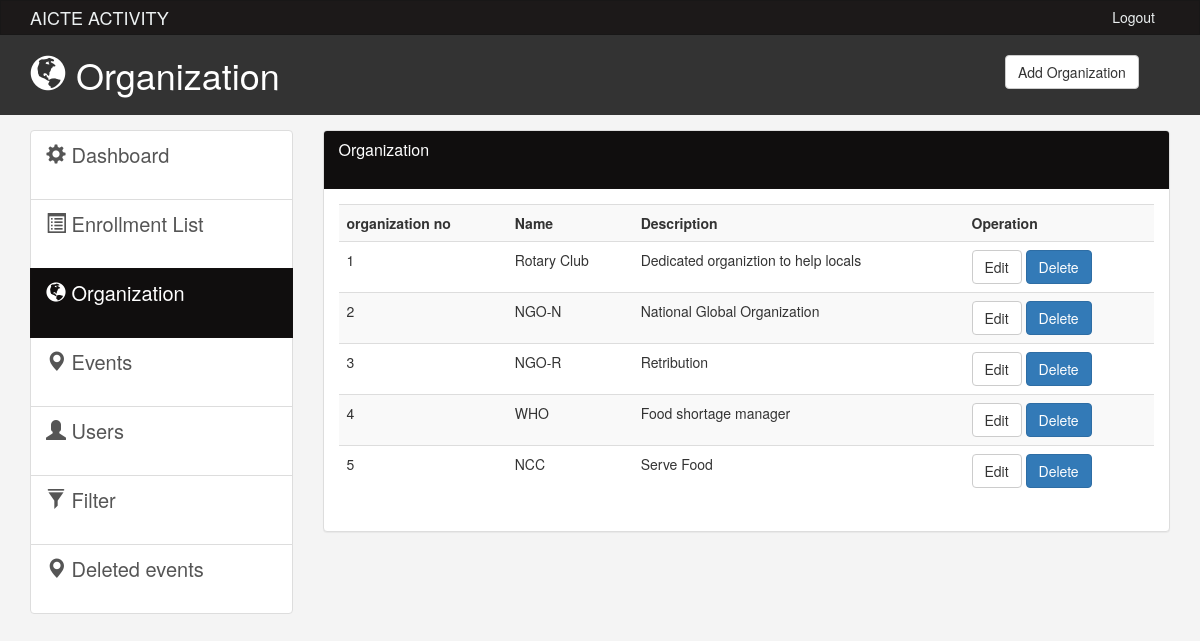
Page /admin/organizations.php on the committed database.
### tables this page shows
CREATE TABLE `organization` (
  `id` int(1) NOT NULL,
  `name` varchar(25) NOT NULL,
  `description` varchar(100) NOT NULL
);

### admin/organizations.php (the view, shortened to what this page needs)
<!DOCTYPE html>
<html lang="en">
  <head>
    <link href="css/bootstrap.min.css?v=<?php echo time(); ?>" rel="stylesheet">
    <link href="css/style.css?v=<?php echo time(); ?>" rel="stylesheet">
  </head>
  <body>
    <nav class="navbar navbar-default">
      <div class="container">
        <div class="navbar-header">
          <a class="navbar-brand" href="#">AICTE ACTIVITY</a>
        </div>
        <div id="navbar" class="collapse navbar-collapse">
          <ul class="nav navbar-nav navbar-right">
            <li><a href="../login.php">Logout</a></li>
          </ul>
        </div>
      </div>
    </nav>
    <header id="header">
      <div class="container">
        <div class="row">
          <div class="col-md-10">
            <h1><span class="glyphicon glyphicon-globe" aria-hidden="true"></span> Organization</h1>
            </div>
            <div class="col-md-2">
              <div class="dropdown create">
                <button class="btn btn-default" type="button" data-toggle="modal" data-target="#addPage" >
                  Add Organization</button>
                </div>
        </div>
      </div>
    </header>
    <section id="main">
      <div class="container">
        <div class="row">
          <div class="col-md-3">
            <div class="list-group">
              <a href="index.php" class="list-group-item">
                <span class="glyphicon glyphicon-cog" aria-hidden="true"></span> Dashboard
              </a>
              <a href="bookings_list.php" class="list-group-item"><span class="glyphicon glyphicon-list-alt" aria-hidden="true"></span> Enrollment List </a>
              <a href="organization.php" class="list-group-item active main-color-bg"><span class="glyphicon glyphicon-globe" aria-hidden="true"></span> Organization </a>
              <a href="events.php" class="list-group-item"><span class="glyphicon glyphicon-map-marker" aria-hidden="true"></span> Events </a>
              <a href="users.php" class="list-group-item"><span class="glyphicon glyphicon-user" aria-hidden="true"></span> Users </a>
              <a href="filter.php" class="list-group-item"><span class="glyphicon glyphicon-filter" aria-hidden="true"></span> Filter </a>
              <a href="event_logs.php" class="list-group-item"><span class="glyphicon glyphicon-map-marker" aria-hidden="true"></span> Deleted events </a>
          </div>
          </div>
          <div class="col-md-9">
            <div class="panel panel-default">
              <div class="panel-heading main-color-bg">
                <h3 class="panel-title">Organization</h3><br>
              </div>
              <div class="panel-body">
                <table class="table table-striped table-hover">
                      <tr>
                        <th>organization no</th>
                        <th>Name</th>
                        <th>Description</th>
                        <th>Operation</th>
                      </tr>
                      <?php  include('../connection.php'); ?>
                      <?php
                       $sql="SELECT * from `organization`";
                       $res = mysqli_query ($data, $sql);
                       $i=1;
                       while($row = mysqli_fetch_array($res)){
                        echo "<tr>";
                        echo "<td>"; echo $i++; echo" </td>";
                        echo "<td>"; echo $row["name"]; echo" </td>";
                        echo "<td>"; echo $row["description"]; echo" </td>";
                        $id =  $row["id"];
                        echo "<td>"; echo "<a class='btn btn-default' href='edit_organization.php?id= $id'>Edit</a> <a class='btn btn-primary' href='delete_organization.php?id= $id'>Delete</a>"; echo" </td>";
                        echo "</tr>";
                       }
                      ?>
                    </table>
              </div>
              </div>
          </div>
        </div>
      </div>
    </section>
  </body>
</html>

### admin/css/style.css (style rules this page uses)
body { background:#f4f4f4; }
.navbar { min-height: 33px !important; margin-bottom:0; border-radius:0; }
.navbar-nav > li > a, .navbar-brand { padding-top:6px !important; padding-bottom:0 !important; height: 33px; }
.navbar-default { background-color: #1c1919; border-color: #181717; }
.navbar-default .navbar-brand { color: #ecf0f1; }
.navbar-default .navbar-nav > li > a { color: #ecf0f1; }
.navbar-default .navbar-collapse, .navbar-default .navbar-form { border-color: #ecf0f1; }
.main-color-bg { background-color: #100e0e !important; border-color: #131010 !important; color:#ffffff !important; }
#header { background:#333333; color:#ffffff; padding-bottom: 10px; margin-bottom: 15px; }
#header .create { padding-top: 20px; }
.list-group { height: 400px !important; }
a.list-group-item { font-size: 20px !important; }
.list-group-item { height: 70px !important; }

### rows in the picture
organization: name "Rotary Club", description "Dedicated organiztion to help locals"
organization: name "NGO-N", description "National Global Organization"
organization: name "NGO-R", description "Retribution"
organization: name "WHO", description "Food shortage manager"
organization: name "NCC", description "Serve Food"
